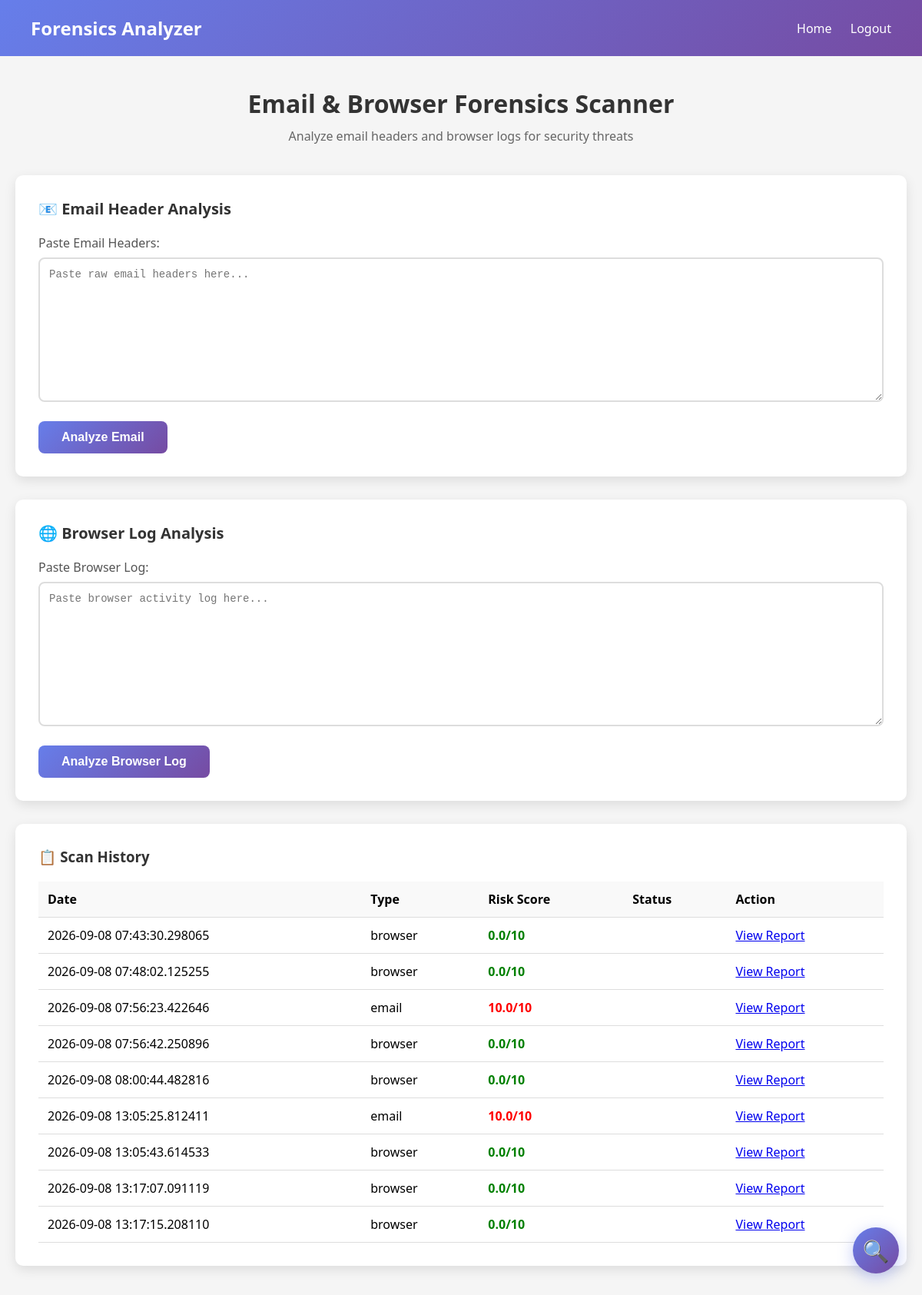
The app's page / (signed in) with its own data.
### app.py (models this page shows)
class Scan(db.Model):
    id = db.Column(db.Integer, primary_key=True)
    user_id = db.Column(db.Integer, db.ForeignKey('user.id'))
    scan_type = db.Column(db.String(20))
    risk_score = db.Column(db.Float)
    timestamp = db.Column(db.DateTime, default=datetime.utcnow)
    details = db.Column(db.Text)

### app.py (the view)
@app.route('/')
@login_required
def index():
    return render_template('index.html', scans=current_user.scans)

### app.py (called while the page is built)
@login_manager.user_loader
def load_user(user_id):
    return User.query.get(int(user_id))

### templates/index.html (shortened to what this page needs)
<!DOCTYPE html>
<html>
<head>
</head>
<body>
    <nav>
        <h1>Forensics Analyzer</h1>
        <div>
            <a href="{{ url_for('index') }}">Home</a>
            <a href="{{ url_for('logout') }}">Logout</a>
        </div>
    </nav>
    <div class="container">
        <div class="header">
            <h2>Email & Browser Forensics Scanner</h2>
            <p>Analyze email headers and browser logs for security threats</p>
        </div>
        <div class="scan-section">
            <h3>📧 Email Header Analysis</h3>
            <form method="POST" action="{{ url_for('scan_email') }}">
                <div class="form-group">
                    <label>Paste Email Headers:</label>
                    <textarea name="email_headers" rows="10" placeholder="Paste raw email headers here..." required></textarea>
                </div>
                <button type="submit">Analyze Email</button>
            </form>
        </div>
        <div class="scan-section">
            <h3>🌐 Browser Log Analysis</h3>
            <form method="POST" action="{{ url_for('scan_browser') }}">
                <div class="form-group">
                    <label>Paste Browser Log:</label>
                    <textarea name="browser_log" rows="10" placeholder="Paste browser activity log here..." required></textarea>
                </div>
                <button type="submit">Analyze Browser Log</button>
            </form>
        </div>
        <div class="history-section">
            <h3>📋 Scan History</h3>
            {% if scans %}
                <table>
                    <thead>
                        <tr>
                            <th>Date</th>
                            <th>Type</th>
                            <th>Risk Score</th>
                            <th>Status</th>
                            <th>Action</th>
                        </tr>
                    </thead>
                    <tbody>
                        {% for scan in scans %}
                        <tr>
                            <td>{{ scan.timestamp }}</td>
                            <td>{{ scan.scan_type }}</td>
                            <td>
                                {% if scan.risk_score <= 3 %}
                                    <span class="risk-low">{{ scan.risk_score }}/10</span>
                                {% elif scan.risk_score <= 6 %}
                                    <span class="risk-medium">{{ scan.risk_score }}/10</span>
                                {% else %}
                                    <span class="risk-high">{{ scan.risk_score }}/10</span>
                                {% endif %}
                            </td>
                            <td>{{ scan.status }}</td>
                            <td>
                                <a href="{{ url_for('view_report', scan_id=scan.id) }}">View Report</a>
                            </td>
                        </tr>
                        {% endfor %}
                    </tbody>
                </table>
            {% else %}
                <p>No scans yet. Start by analyzing an email header or browser log.</p>
            {% endif %}
        </div>
    </div>
    <a href="{{ url_for('index') }}" class="home-button" title="Home">🔍</a>
</body>
</html>

### templates/index.html (style rules this page uses)
* { margin: 0; padding: 0; box-sizing: border-box; }
body { font-family: 'Segoe UI', Tahoma, Geneva, Verdana, sans-serif; background: #f5f5f5; }
nav { background: linear-gradient(135deg, #667eea 0%, #764ba2 100%); padding: 20px 40px; color: white; display: flex; justify-content: space-between; align-items: center; }
nav h1 { font-size: 24px; }
nav a { color: white; text-decoration: none; margin-left: 20px; }
.container { max-width: 1200px; margin: 40px auto; padding: 0 20px; }
.header { text-align: center; margin-bottom: 40px; }
.header h2 { color: #333; font-size: 32px; margin-bottom: 10px; }
.header p { color: #666; font-size: 16px; }
.scan-section { background: white; border-radius: 10px; padding: 30px; box-shadow: 0 5px 15px rgba(0, 0, 0, 0.1); margin-bottom: 30px; }
.scan-section h3 { color: #333; margin-bottom: 20px; font-size: 20px; }
.form-group { margin-bottom: 20px; }
label { display: block; margin-bottom: 8px; color: #555; font-weight: 500; }
textarea, input[type="text"] { width: 100%; padding: 12px; border: 2px solid #ddd; border-radius: 8px; font-size: 14px; font-family: monospace; }
button { background: linear-gradient(135deg, #667eea 0%, #764ba2 100%); color: white; padding: 12px 30px; border: none; border-radius: 8px; font-size: 16px; font-weight: 600; cursor: pointer; transition: transform 0.2s; }
.history-section { background: white; border-radius: 10px; padding: 30px; box-shadow: 0 5px 15px rgba(0, 0, 0, 0.1); }
.history-section h3 { color: #333; margin-bottom: 20px; }
table { width: 100%; border-collapse: collapse; }
table th, table td { text-align: left; padding: 12px; border-bottom: 1px solid #ddd; }
table th { background: #f9f9f9; font-weight: 600; }
.risk-low { color: green; font-weight: 600; }
.risk-high { color: red; font-weight: 600; }
.home-button { position: fixed; bottom: 30px; right: 30px; width: 60px; height: 60px; background: linear-gradient(135deg, #667eea 0%, #764ba2 100%); border-radius: 50%; display: flex; justify-content: center; align-items: center; cursor: pointer; box-shadow: 0 5px 20px rgba(102, 126, 234, 0.4); animation: pulse 2s infinite; font-size: 28px; text-decoration: none; color: white; }

### records on screen
Scan: timestamp "2026-09-08 07:43:30.298065", scan_type "browser", risk_score "0.0"
Scan: timestamp "2026-09-08 07:48:02.125255", scan_type "browser", risk_score "0.0"
Scan: timestamp "2026-09-08 07:56:23.422646", scan_type "email", risk_score "10.0"
Scan: timestamp "2026-09-08 07:56:42.250896", scan_type "browser", risk_score "0.0"
Scan: timestamp "2026-09-08 08:00:44.482816", scan_type "browser", risk_score "0.0"
Scan: timestamp "2026-09-08 13:05:25.812411", scan_type "email", risk_score "10.0"
Scan: timestamp "2026-09-08 13:05:43.614533", scan_type "browser", risk_score "0.0"
Scan: timestamp "2026-09-08 13:17:07.091119", scan_type "browser", risk_score "0.0"
Scan: timestamp "2026-09-08 13:17:15.208110", scan_type "browser", risk_score "0.0"
